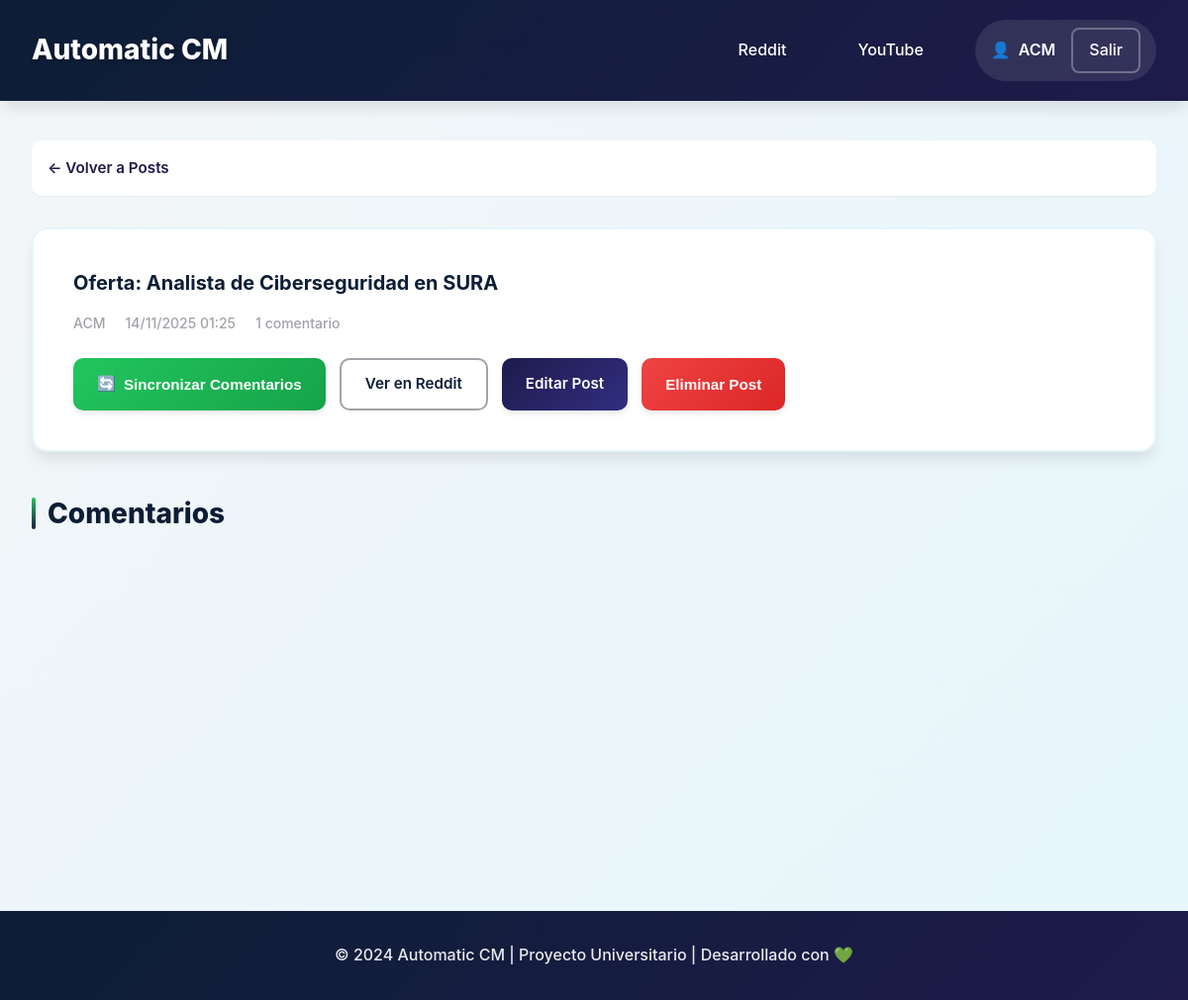
/dashboard/reddit/post/1owp3ob/ (signed in), run on the app's committed database.
### dashboard/models.py (models this page shows, shortened)
class RedditPost(models.Model):
    user = models.ForeignKey(User, on_delete=models.CASCADE, related_name='reddit_posts')
    post_id = models.CharField(max_length=100, unique=True)
    title = models.TextField()
    url = models.URLField()
    permalink = models.URLField()
    subreddit = models.CharField(max_length=100)
    author = models.CharField(max_length=100)
    created_at = models.DateTimeField()
    last_checked = models.DateTimeField(auto_now=True)
    is_active = models.BooleanField(default=True)
    is_own_post = models.BooleanField(default=False)  # Para identificar posts creados por la app
    image = models.ImageField(upload_to='reddit_images/', null=True, blank=True)  # Para imágenes
    def can_edit(self):
        return self.is_own_post and self.author == self.user.username
    def can_delete(self):
        return self.is_own_post
    class Meta:
        ordering = ['-created_at']
        verbose_name = 'Reddit Post'
        verbose_name_plural = 'Reddit Posts'

### dashboard/views.py (the view)
# urls.py: path('reddit/post/<str:post_id>/', views.post_detail, name='post_detail'),
@login_required
def post_detail(request, post_id):
    post = get_object_or_404(RedditPost, post_id=post_id, user=request.user)
    comments = post.comments.all().order_by('-created_at')
    context = {
        'post': post,
        'comments': comments,
        'comments_count': comments.count()
    }
    return render(request, 'dashboard/post_detail.html', context)

### dashboard/models.py (called while the page is built)
    @property
    def status_badge(self):
        try:
            if self.response.status == 'published':
                return {'text': 'Publicado', 'class': 'status-published'}
            elif self.response.status == 'pending':
                return {'text': 'Pendiente', 'class': 'status-pending'}
            elif self.response.status == 'rejected':
                return {'text': 'Rechazado', 'class': 'status-rejected'}
        except Response.DoesNotExist:
            return {'text': 'Nuevo', 'class': 'status-new'}

### dashboard/templates/dashboard/post_detail.html (shortened to what this page needs)
{% extends 'dashboard/base.html' %}
{% block content %}
<div class="post-detail-view">
    <nav class="breadcrumb">
        <a href="{% url 'reddit_manager' %}">← Volver a Posts</a>
    </nav>
    <div class="post-info-card">
        <h2 class="post-title" style="margin-bottom: 1rem;">{{ post.title }}</h2>
        <div class="post-meta" style="border: none; padding: 0; margin-bottom: 1.5rem;">
            <span class="meta-item">
                {{ post.author }}
            </span>
            <span class="meta-item">
                {{ post.created_at|date:"d/m/Y H:i" }}
            </span>
            <span class="meta-item">
                {{ comments_count }} comentario{{ comments_count|pluralize }}
            </span>
        </div>
        <div class="post-actions">
            <button onclick="syncComments()" class="btn btn-primary" id="syncCommentsBtn">
                <span>🔄</span> Sincronizar Comentarios
            </button>
            <a href="{{ post.permalink }}" target="_blank" class="btn btn-outline">
                <span>Ver en Reddit</span>
            </a>
            {% if post.can_edit %}
            <a href="{% url 'edit_post' post.post_id %}" class="btn btn-secondary">
                <span>Editar Post</span>
            </a>
            {% endif %}
            {% if post.can_delete %}
            <button onclick="deletePost('{{ post.post_id }}')" class="btn btn-danger">
                <span>Eliminar Post</span>
            </button>
            {% endif %}
        </div>
    </div>
    <div class="comments-section">
        <h3 class="section-title">Comentarios</h3>
        {% if comments %}
            <div class="comments-list">
            </div>
        {% endif %}
    </div>
</div>
{% endblock %}

### dashboard/templates/dashboard/base.html (shortened to what this page needs)
<!DOCTYPE html>
<html lang="es">
<head>
    {% load static %}
    <link rel="stylesheet" href="{% static 'dashboard/css/styles.css' %}">
</head>
<body>
    <header class="header">
        <div class="container">
            <div class="header-content">
                <h1 class="logo">Automatic CM</h1>
                <nav class="nav">
                    <a href="{% url 'reddit_manager' %}" class="nav-link">
                        Reddit
                    </a>
                    <a href="{% url 'youtube_manager' %}" class="nav-link">
                        YouTube
                    </a>
                    <div class="user-info">
                        <span class="username">{{ user.username }}</span>
                        <a href="{% url 'admin:logout' %}?next={% url 'reddit_manager' %}" class="btn-logout">
                            Salir
                        </a>
                    </div>
                </nav>
            </div>
        </div>
    </header>
    <main class="main-content">
        <div class="container">
            {% block content %}
            {% endblock %}
        </div>
    </main>
    <footer class="footer">
        <div class="container">
            <p>© 2024 Automatic CM | Proyecto Universitario | Desarrollado con 💚</p>
        </div>
    </footer>
</body>
</html>

### data on the page
RedditPost: title "Oferta: Analista de Ciberseguridad en SURA", author "ACM", created_at "14/11/2025 01:25"

### other printed values
{{ user.username }} "ACM"
{{ comments_count }} "1"
